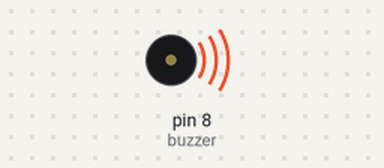
A sketch run on a simulated Arduino Uno, built with avr-gcc and run on an emulated ATmega328P. Shown: buzzer (waves = sounding).

Above: at 0.1 s.
At 0.7 s:
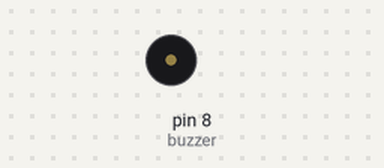
Timing chart, 0 to 2.2 s (numbered marks = the images above):
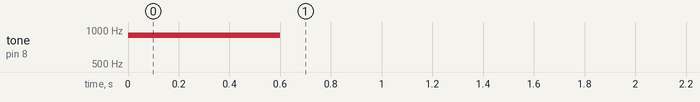

The sketch:

1.Complete.ino
```cpp
int buzzer = 8;

void setup() {
     pinMode(buzzer,OUTPUT);
     tone(buzzer, 900,600);
     tone(buzzer,900,600);
     }
   void loop() {

}
```

Measured:
- by itself, tone on pin 8 (buzzer): silent → 900 Hz at 0.00 s, → silent 0.60 s later
